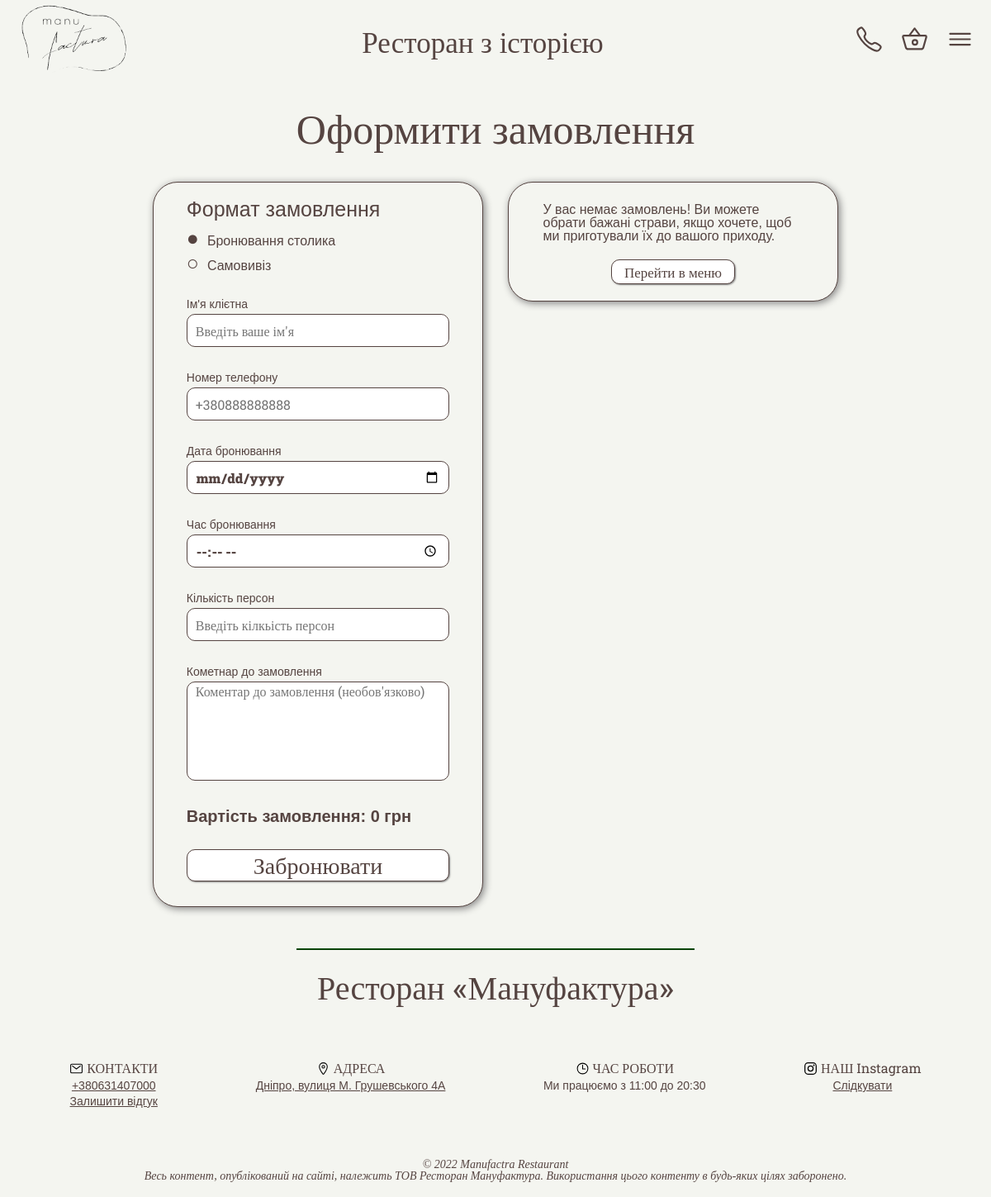
Page /order/reservation/ on the committed database.
### for_user/models.py (models this page shows, shortened)
class RestaurantInfo(models.Model):
    rest_phone_number = models.IntegerField(verbose_name='Номер телефону ресторану')
    time_working = models.CharField(verbose_name='Час роботи', max_length=255)
    class Meta:
        verbose_name = 'Інформація про ресторан'
        verbose_name_plural = 'Інформація про ресторан'

### order/views.py (the view, shortened to what this page needs)
# urls.py: path('reservation/',make_table_reservation, name='reservation'),
def make_table_reservation(request):
    form = MakeTableReservationForm()
    context = {
        'title':'Бронювання столику',
        'selected':'reservation',
        'path_pref':'../../',
        'rest_info': RestaurantInfo.objects.all()[0],
        'data_products_in_cart':get_products_in_cart(request),
    }
    if context['data_products_in_cart'] != 'empty':
        context['total_order_price']=get_total_order_price(get_products_in_cart(request))
    else:
        context['total_order_price']=0
    if request.path_info.split('/')[-2] == 'reservation_only':
        context['show_format_choice'] = False
    context['form'] =  form
    return render(request, 'order/reservation_form.html', context=context)

### order/forms.py
class MakeTableReservationForm(forms.ModelForm):
    class Meta:
        model = TableReservation
        fields = ('client_name','client_phone_number','date_reservation','time_reservation',
        'amount_persons','order_comment')
        widgets = {
            'client_name': forms.TextInput(attrs={'placeholder':"Введіть ваше ім'я"}),
            'client_phone_number': forms.NumberInput(attrs={'placeholder':"+380888888888",'type':'tel'}),
            'date_reservation': forms.TextInput(attrs={'placeholder':'01.01', 'type':'date'}),
            'time_reservation': forms.TimeInput(attrs={'placeholder':'12:00','type':'time'}),
            'amount_persons': forms.NumberInput(attrs={'placeholder':'Введіть кілкьість персон'}),
            'order_comment':forms.Textarea(attrs={'placeholder':"Коментар до замовлення (необов'язково)"})
        }

### order/views.py (called while the page is built)
def get_products_in_cart(request):
    session_key = request.session.session_key
    products_in_cart = ProductInCart.objects.filter(session_key = session_key)
    if len(products_in_cart) == 0:
        return 'empty'
    data_products_in_cart = list()
    for product in products_in_cart:
        data_product = [Product.objects.get(name=product.name), product.quantity]
        data_products_in_cart.append(data_product)
    return data_products_in_cart

### order/templates/order/reservation_form.html (shortened to what this page needs)
{% extends 'base/base.html' %}
{% load static %}
{% block links %}
<link rel="stylesheet" href="{% static 'order/css/formstyle.css' %}">
<link rel="stylesheet" href="{% static 'order/css/cartstyle.css' %}">
{% endblock links %}
{% block content %}
<h1>Оформити замовлення</h1>
<div class="wrapper-order">
    <div class="block-form">
        <div class="form-data">
            {% if show_format_choice !=  False%}
                <div class="choice-format">
                    <span class="title-list-format">Формат замовлення</span>
                    <ul class="list-format">
                        <li><span class="list-dot">&#x25CF;</span>Бронювання столика</li>
                        <li><a href="{% url 'takeaway' %}"><span class="list-dot">&#x25CB;</span>Самовивіз</a></li>
                    </ul>
                </div>
                {% endif %}
            <form action="" method="post" autocomplete="off">
                {% for el in form %}
                    <div class="field-block">
                        <span>{{el.label}}</span>
                        <div class="field">{{el}}</div>
                    </div>
                {% endfor %}
                <div class="block-price">
                    <p class="total-price">Вартість замовлення:
                        <span class="value total-price-data">{{total_order_price}} грн</span>
                    </p>
                </div>
                <input type="submit" value="Забронювати" class="btn">
            </form>
        </div>
    </div>
    <div class="block-cart">
        <div class="card-data">
        {% if data_products_in_cart == 'empty'%}
            <div class="block-cart__empty">
                <span class="empty-text">
                    У вас немає замовлень! Ви можете
                    обрати бажані страви, якщо хочете,
                    щоб ми приготували їх до вашого
                    приходу.
                </span>
                <a href="{% url 'all_menu' %}" class="to-menu">Перейти в меню</a>
            </div>
        {% endif %}
    </div>
    </div>
</div>
{% endblock content %}

### basetemplates/base/base.html (shortened to what this page needs)
{% load static %}
{% load base_tags %}
<!DOCTYPE html>
<html lang="en">
<head>
    <link rel="stylesheet" href="{% static 'base/css/basestyle.css' %}" type="text/css">
    {% block links %}
    {% endblock links %}
</head>
<body>
    <header>
        <div class="wrapper">
            <div class="head">
                <div class="head__logo">
                    <a href="{% url 'home' %}"><img src="{{path_pref}}media/photos/template_images/logo.png" alt="logo"></a>
                </div>
                <div class="head__slogan">
                    <span>Ресторан з історією</span>
                </div>
                <ul class="head__buttons">
                    <li><a href="tel:+{{ rest_info.rest_phone_number }}" class=""><ion-icon name="call-outline"></ion-icon></a></li>
                    <li><a href="{% url 'reservation' %}"><ion-icon name="basket-outline"></ion-icon> {{amount_product_in_cart}}</a></li>
                    <li><a href="#" class="burger-menu__button"><ion-icon name="menu-outline"></ion-icon></a></li>
                </ul>
            </div>
    </header>
    <div class="main-footer-wrapper">
        <main>
            <div class="wrapper">
                {% block content %}
                {% endblock content %}
            </div>
        </main>
        <footer>
            <div class="wrapper">
                <div class="rest-name"><span>Ресторан «Мануфактура»</span>  </div>
                <div class="footer">
                    <div class="footer__info-blocks">
                        <div class="footer__contacts">
                            <div class="title">
                                <span class="title__icon"><img src="{{path_pref}}media/photos/icons/mail-outline.svg" alt=""></ion-icon></span>
                                <span class="title__text">КОНТАКТИ</span>
                            </div>
                            <div class="info">
                                <p><a href="tel:+{{ rest_info.rest_phone_number }}" class="">+{{ rest_info.rest_phone_number }}</a></p>
                                <p><a href="{% url 'review_form' %}"> Залишити відгук</a></p>
                            </div>
                        </div>
                        <div class="footer__adress">
                            <div class="title">
                                <span class="title__icon"><img src="{{path_pref}}media/photos/icons/location-outline.svg" alt=""></span>
                                <span class="title__text">АДРЕСА</span>
                            </div>
                            <div class="info">
                                <p><a href="https://goo.gl/maps/ve2uTqchceLYKTTX6">Дніпро, вулиця М. Грушевського 4А</a></p>
                            </div>
                        </div>
                        <div class="footer__time-working">
                            <div class="title">
                                <span class="title__icon"><img  src="{{path_pref}}media/photos/icons/time-outline.svg" alt=""></ion-icon></span>
                                <span class="title__text">ЧАС РОБОТИ</span>
                            </div>
                            <div class="info">
                                <p>Ми працюємо {{ rest_info.time_working }}</p>
                            </div>
                        </div>
                        <div class="footer__instagram">
                            <div class="title">
                                <span class="title__icon"><img src="{{path_pref}}media/photos/icons/logo-instagram.svg" alt=""></span>
                                <span  class="title__text">НАШ Instagram</span>
                            </div>
                            <div class="info">
                                <p><a href="https://instagram.com/manufactura.restaurant">Слідкувати</a></p>
                            </div>
                        </div>
                    </div>
                </div>
                <div class="footer__copyright">
                    <p>© 2022 Manufactra Restaurant</p>
                    <p> Весь контент, опублікований на сайті, належить ТОВ Ресторан Мануфактура.
                        Використання цього контенту в будь-яких цілях заборонено.</p>
                </div>
        </footer>
    </div>
</body>
</html>

### basestatic/base/css/basestyle.css (style rules this page uses)
* { padding: 0; margin: 0; border: 0; }
*,*:before,*:after { -moz-box-sizing: border-box; -webkit-box-sizing: border-box; box-sizing: border-box; }
nav,footer,header,aside { display: block; }
html,body { height: 100%; width: 100%; font-size: 100%; line-height: 1; font-size: 14px; -ms-text-size-adjust: 100%; -moz-text-size-adjust: 100%; -webkit-text-size-adjust: 100%; }
input,button,textarea { font-family:inherit; }
a, a:visited { text-decoration: none; }
ul li { list-style: none; }
img { vertical-align: top; }
h1,h2,h3,h4,h5,h6 { font-size:inherit;font-weight: 400; }
body { background-color: #f4f5f0; }
header { background-color: #f4f5f0; height: 100px; position: fixed; width: 100%; }
header .wrapper { margin: 0 auto; }
.head { display: flex; justify-content: space-between; }
.head__buttons { display: flex; align-items: center; margin-right: 20px; }
.head__buttons li a { font-size: 35px; color: #554441; margin-left: 20px; }
.head__logo { margin-left: 20px; }
.head__logo img { height: 100px; }
.head__slogan { font-size: 35px; display: flex; align-items: center; font-family: 'Roboto Slab', serif; color: #554441; }
.burger-menu__button { font-size: 25px; }
.main-footer-wrapper { min-height: 100%; display: flex; flex-direction: column; padding-top: 90px; }
main { flex: 1 1 auto; }
footer { bottom: 0; }
footer .wrapper { margin: 0 auto; width: 100%; }
footer .wrapper .rest-name { font-size: 40px; color: #554441; text-align: center; padding: 25px; font-family: 'Roboto Slab', serif; margin: 0 auto; width: fit-content; border-top: 2px rgb(3, 67, 3) solid; }
.footer__info-blocks { display: flex; flex-wrap: wrap; justify-content: space-around; margin: 25px; text-align: center; }
.footer__contacts, .footer__adress, .footer__time-working, .footer__instagram { margin: 20px; }
.title__icon img { width: 17px; }
.footer__info-blocks .title { color: #554441; font-family: 'Roboto Slab', serif; font-size: 16px; }
.footer__info-blocks p { color: #554441; font-family: Arial, "Helvetica Neue", Helvetica, sans-serif;; margin-top: 5px; }
.footer__info-blocks a { color: #554441; text-decoration: underline; }
.footer__copyright { text-align: center; color:#554441; padding: 18px; font-style: italic; }

### order/static/order/css/formstyle.css (style rules this page uses)
.wrapper-order { display: flex; flex-wrap: wrap; justify-content: space-between; margin: 40px auto 50px auto; max-width: 830px; }
.block-form { padding-top: 20px; }
h1 { font-size: 50px; color: #554441; display: block; text-align: center; margin: 40px; font-family: 'Roboto Slab', serif; }
.choice-format { margin-left:10%; }
.choice-format .title-list-format { font-size: 25px; color: #554441; font-family: 'Arial'; }
.list-format li { font-size: 16px; margin-top: 5px; color: #554441; font-family: 'Arial'; }
.list-format li a { color: #554441; }
.list-format li .list-dot { font-size:25px ; margin-right: 10px; }
.list-format { margin-top: 10px; }
.block-form { width: 400px; border-radius: 30px; padding-bottom: 10px; background-color: #f4f5f0; border: 1px #554441 solid; box-shadow: grey 2px 2px 10px; }
.field-block { margin: 30px auto 0 auto; width: 80%; }
.field input, .field textarea { padding: 0 10px; width: 100%; height: 40px; border-radius: 10px; border: 1px #554441 solid; color: #554441; font-size: 16px; font-family: 'Roboto Slab', serif; font-weight: 900; }
input::placeholder, textarea::placeholder { font-weight: 400; }
.field textarea { min-height: 120px; resize: none; }
.field-block span { display: block; color: #554441; font-family:Arial, Helvetica, sans-serif; margin-bottom: 5px; }
.block-price { padding-top: 20px; }
.price, .total-price { margin-top: 10px; padding: 0 10% 0 10%; font-family: Arial; color: #554441; }
.total-price { font-size: 20px; font-weight: bold; }
.btn { display: block; width: 80%; border: 1px #554441 solid; margin: 30px auto 20px auto; color: #554441; box-shadow: 1px 1px 2px grey; font-size: 28px; cursor: pointer; border-radius: 10px; background:white; font-family: 'Roboto Slab', serif; }

### rows in the picture
RestaurantInfo: rest_phone_number "380631407000", time_working "з 11:00 до 20:30"

### other values in the picture
{{ el.label }} "Ім'я клієтна" "Номер телефону" "Дата бронювання" "Час бронювання" "Кількість персон" "Кометнар до замовлення"
{{ total_order_price }} "0"
